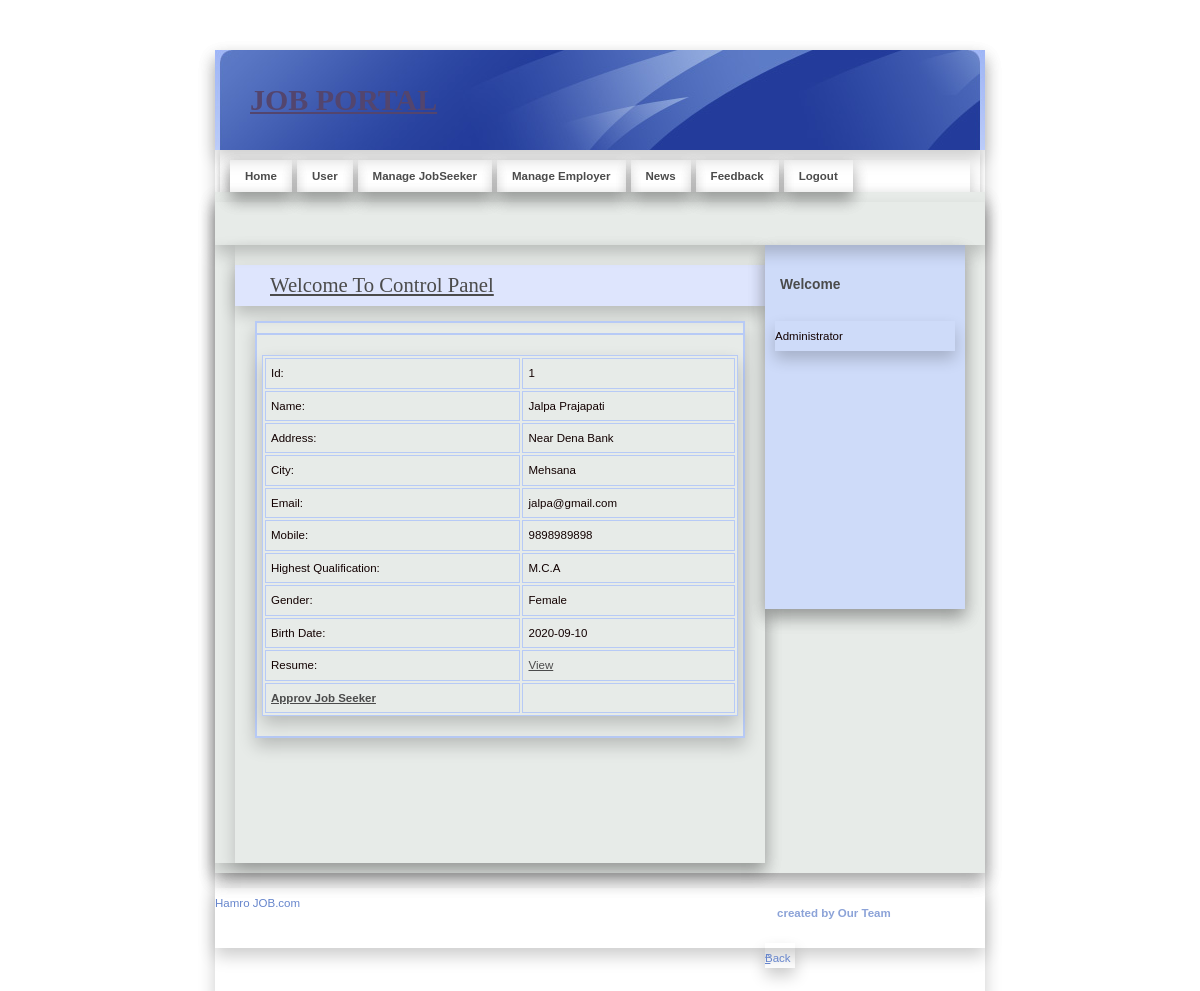
Page /Admin/Admin/DetailJob.php?JobId=1 on the committed database.
### tables this page shows
CREATE TABLE `jobseeker_reg` (
  `JobSeekId` int(11) NOT NULL,
  `JobSeekerName` varchar(20) NOT NULL,
  `Address` varchar(100) NOT NULL,
  `City` varchar(20) NOT NULL,
  `Email` varchar(40) NOT NULL,
  `Mobile` bigint(20) NOT NULL,
  `Qualification` varchar(20) NOT NULL,
  `Gender` varchar(10) NOT NULL,
  `BirthDate` date NOT NULL,
  `Resume` varchar(200) NOT NULL,
  `Status` varchar(10) NOT NULL,
  `UserName` varchar(20) NOT NULL,
  `Password` varchar(20) NOT NULL,
  `Question` varchar(100) NOT NULL,
  `Answer` varchar(50) NOT NULL
);

### Admin/Admin/DetailJob.php (the view, shortened to what this page needs)
<!DOCTYPE html PUBLIC "-//W3C//DTD XHTML 1.0 Strict//EN" "http://www.w3.org/TR/xhtml1/DTD/xhtml1-strict.dtd">
<html xmlns="http://www.w3.org/1999/xhtml" xml:lang="cs" lang="cs">
<head>
    <link rel="stylesheet" media="screen,projection" type="text/css" href="./css/main.css"/>
    <link rel="stylesheet" media="print" type="text/css" href="./css/print.css"/>
    <link rel="stylesheet" media="aural" type="text/css" href="./css/aural.css"/>
</head>
<body id="www-url-cz">
<div id="main" class="box">
    <?php
    include "Header.php"
    ?>
    <?php
    include "menu.php"
    ?>
    <div id="page" class="box">
        <div id="page-in" class="box">
            <div id="strip" class="box noprint">
                <p id="breadcrumbs">&nbsp;</p>
            </div>
            <div id="content">
                <div class="article">
                    <h2><span><a href="#">Welcome To Control Panel</a></span></h2>
                    <table width="100%" border="0" cellspacing="0" cellpadding="0">
                        <tr>
                            <td></td>
                        </tr>
                        <tr>
                            <td>
                                <?php
                                $ID = $_GET['JobId'];
                                $con = mysqli_connect("localhost", "root", "", "job");
                                $sql = "select * from JobSeeker_Reg where JobSeekId='" . $ID . "'  ";
                                $result = mysqli_query($con,$sql);
                                $row = mysqli_fetch_array($result)
                                ?>
                                <table width="100%" border="1" cellspacing="2" cellpadding="2">
                                    <tr>
                                        <td>Id:</td>
                                        <td><?php echo $row['JobSeekId']; ?></td>
                                    </tr>
                                    <tr>
                                        <td>Name:</td>
                                        <td><?php echo $row['JobSeekerName']; ?></td>
                                    </tr>
                                    <tr>
                                        <td>Address:</td>
                                        <td><?php echo $row['Address']; ?></td>
                                    </tr>
                                    <tr>
                                        <td>City:</td>
                                        <td><?php echo $row['City']; ?></td>
                                    </tr>
                                    <tr>
                                        <td>Email:</td>
                                        <td><?php echo $row['Email']; ?></td>
                                    </tr>
                                    <tr>
                                        <td>Mobile:</td>
                                        <td><?php echo $row['Mobile']; ?></td>
                                    </tr>
                                    <tr>
                                        <td>Highest Qualification:</td>
                                        <td><?php echo $row['Qualification']; ?></td>
                                    </tr>
                                    <tr>
                                        <td>Gender:</td>
                                        <td><?php echo $row['Gender']; ?></td>
                                    </tr>
                                    <tr>
                                        <td>Birth Date:</td>
                                        <td><?php echo $row['BirthDate']; ?></td>
                                    </tr>
                                    <tr>
                                        <td>Resume:</td>
                                        <td><a href="../upload/<?php echo $row['Resume']; ?>" target="_blank">View</a>
                                        </td>
                                    </tr>
                                    <tr>
                                        <td><strong><a href="ApprovJob.php?JobId=<?php echo $row['JobSeekId']; ?>">Approv
                                                    Job Seeker</a></strong></td>
                                        <td></td>
                                    </tr>
                                </table>
                            </td>
                        </tr>
                    </table>
                    <p>&nbsp;</p>
                    <p class="btn-more box noprint">&nbsp;</p>
                </div>
            </div>
            <?php
            include "right.php"
            ?>
        </div>
    </div>
    <?php
    include "footer.php"
    ?>
</div>
</body>
</html>

### css/main.css (style rules this page uses)
* { min-height:1px; }
body { border:0; margin:0; padding:0; background: #ffffff; font:72%/160% "verdana",sans-serif; color:#120101; _text-align:center; }
a { color:#4b4b4b; }
p { border:0; margin:15px 0; padding:0; line-height:30px; }
div { display:block; border:0; margin:0; padding:0; box-shadow: 0 8px 16px 0 rgba(0,0,0,0.2); }
h1, h2, h3, h4, h5 { border:0; margin:15px 0 10px 0; padding:0; font-weight:bold; }
h2 { font-size:180%; line-height:100%; font-family:"georgia",serif; font-weight:normal; }
table { display:table; margin:15px 0; padding:0; border:1px solid #B7CAF6; font-size:100%; box-shadow: 0 8px 16px 0 rgba(0,0,0,0.2); }
tr { display:table-row; }
th, td { display: table-cell; border:1px solid #B7CAF6; margin:0; padding:5px; vertical-align:top; text-align:left; }
a, img, span { border:0; margin:0; padding:0; }
strong, .strong { font-weight:bold; }
.box { min-height:1px; _height:1px; }
.box:after { content:"."; display:block; line-height:0px; font-size:0px; visibility:hidden; clear:both; }
#main { width:770px; margin:50px auto 0 auto; _text-align:left; box-shadow: 0 8px 16px 0 rgba(0,0,0,0.2); }
#page { width:770px; min-height:1px; background:#e7ebe8; _height:1px; box-shadow: 0 8px 16px 0 rgba(0,0,0,0.2); }
#page-in { min-height:1px; padding:10px 0; _height:1px; box-shadow: 0 8px 16px 0 rgba(0,0,0,0.2); }
#strip { position:relative; clear:both; padding:3px 20px 10px 20px; color:#7a807c; }
#strip p { margin:0; }
#strip #breadcrumbs { width:520px; margin:0; padding:0; }
#content { float:left; width:530px; _width:550px; margin:0; padding:0 0 0 20px; }
#content .article { clear:both; margin:0; padding:20px; }
#content .article h2 { margin:0 -20px; padding:10px; background:#DEE5FD ; color:#93a6cd; box-shadow: 0 8px 16px 0 rgba(0,0,0,0.2); }
#content .article h2 span { padding-left:25px; }
#content .article p { text-align:justify; }
#content .btn-more { margin:0 0 15px 0; padding:0; border:0; position:relative; }

### Admin/Admin/css/print.css (style rules this page uses)
body { border:0; margin:0; padding:0; font-size:12pt }
a { color:#000; text-decoration:none; }
h1, h2, h3 { page-break-after:avoid; page-break-inside:avoid; }
table { border-collapse: collapse; border-width:1px; border-style:solid; }
th, td { display:table-cell; border-width:1px; border-style:solid; }
.noprint { display:none; }

### Admin/Admin/css/aural.css (style rules this page uses)
body { voice-family:paul,male; volume:loud; speech-rate:slow; richness:90; stress:20; }
h1, h2, h3, h4, h5 { cue-before:url("ping.au"); }
p, table { pause:50ms; }
strong { pitch:medium; pitch-range:60; stress:90; richness:90; }

### rows in the picture
jobseeker_reg: JobSeekId "1", JobSeekerName "Jalpa Prajapati", Address "Near Dena Bank", City "Mehsana", Email "jalpa@gmail.com", Mobile "9898989898", Qualification "M.C.A", Gender "Female", BirthDate "2020-09-10"
